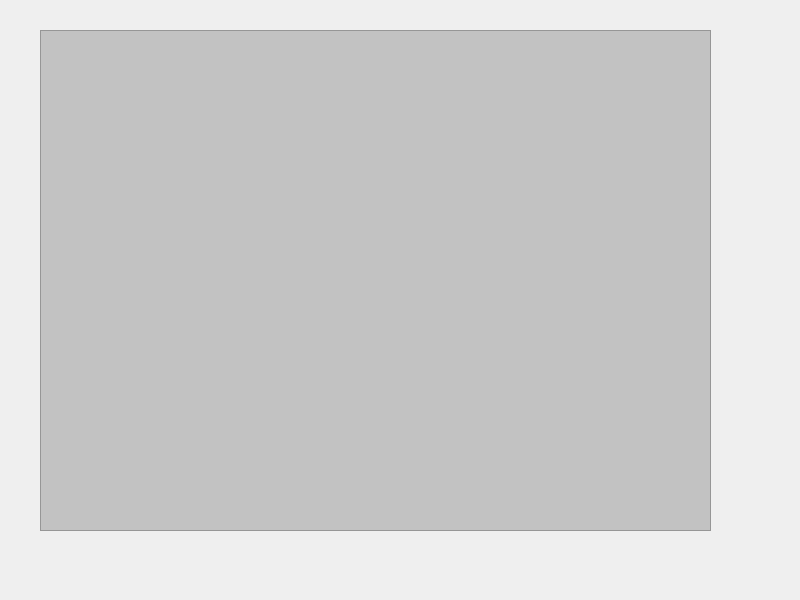
<?xml version="1.0" encoding="UTF-8"?>
<ui version="4.0">
 <class>Widget</class>
 <widget class="QWidget" name="Widget">
  <property name="geometry">
   <rect>
    <x>0</x>
    <y>0</y>
    <width>800</width>
    <height>600</height>
   </rect>
  </property>
  <property name="windowTitle">
   <string>FileBase-Server</string>
  </property>
  <widget class="QTextBrowser" name="TBrwDebug">
   <property name="geometry">
    <rect>
     <x>40</x>
     <y>30</y>
     <width>671</width>
     <height>501</height>
    </rect>
   </property>
   <property name="styleSheet">
    <string notr="true">background-color: rgb(194, 194, 194);</string>
   </property>
  </widget>
 </widget>
 <resources/>
 <connections/>
</ui>
